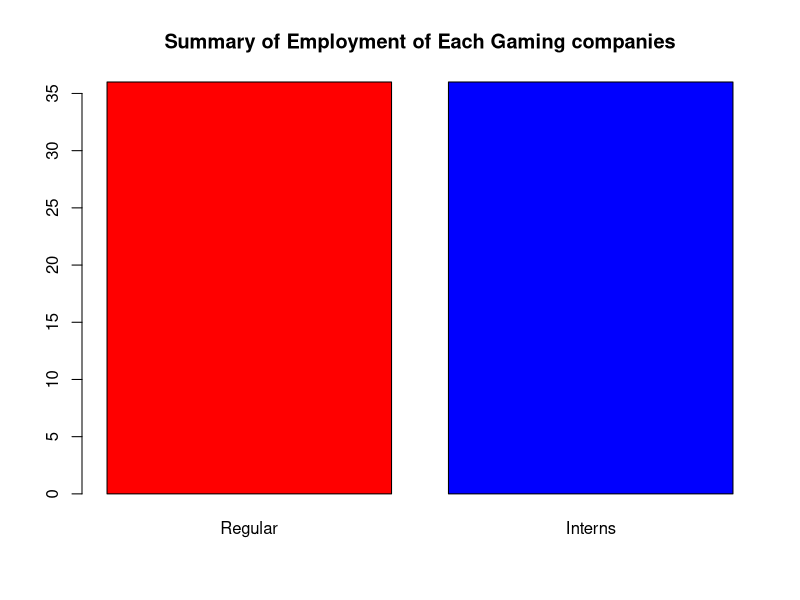
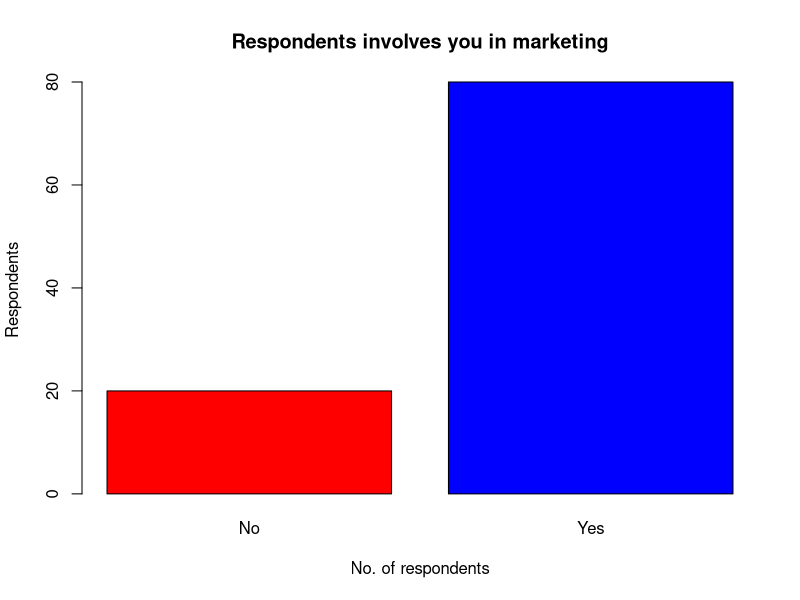
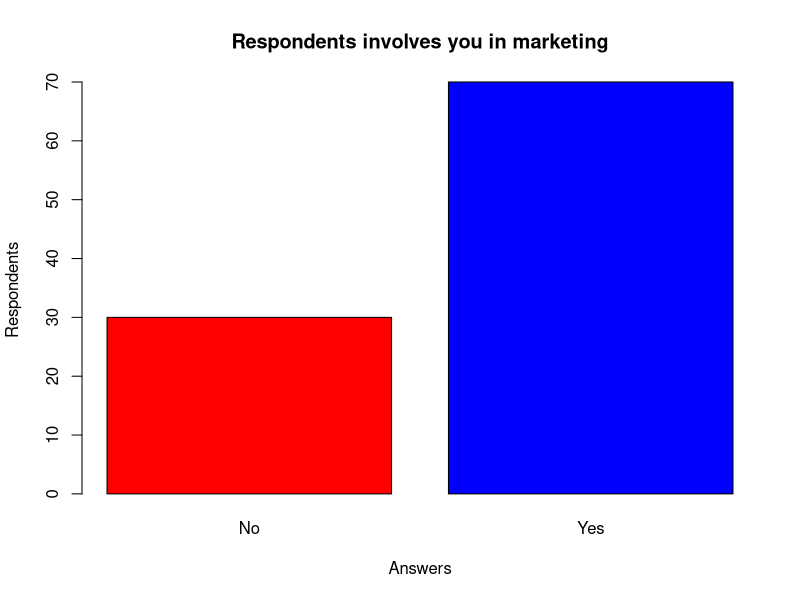

These charts were generated, in order, by the following R code: (Note: this script raises an error after producing the figures.)
###
#title: ASO exploratory data comparison
#       #The data is a draft of testing different ASO techniques to understand which strategy is better to improve a 
#       game's visibility in Google and iOS.  ANOVA, Tukey,
        #and difference in means are deployed in the code after comparing the observed data to expected data of 100. 
#author: "Mousaidna Rosario"
###



reg <- c(3,4,5,3,2,4,3,3,5,4)
intern <- c(4,3,4,2,4,3,4,5,4,3)

employees <- matrix(cbind(reg, intern), ncol =2
       )

colnames(employees) <- c('Regular',"Interns" )

employees<- as.data.frame(employees)

barplot(colSums(employees),main='Summary of Employment of Each Gaming companies', col=c("red", "blue"))



Marketing.app <- c('Yes','No','No','Yes','Yes','Yes','Yes','Yes')



d <- replicate(10,
               {
                 c('Yes','No','No','Yes','Yes','Yes','Yes','Yes',"Yes",'Yes' )
               })

barplot(table(d), main= "Respondents involves you in marketing", col=c("red", "blue"), ylab="Respondents"
        ,xlab="No. of respondents")


dt <- table(d)

dt/sum(dt)


ASO.user <- c('Yes','No','No','Yes','Yes','Yes','Yes','Yes','Yes','Yes')

at <- table(ASO.user)

a.user <- sample(c("No","Yes"), 100, replace=TRUE,prob = at/sum(at))

barplot(table(a.user), main="Respondents involves you in marketing", ylab="Respondents"
        ,xlab="Answers"
        ,col= c("red","blue"))


######### What makes your game unique among other apps?

#colors
install.packages("RColorBrewer")
library("RColorBrewer")

install.packages("wesanderson")
library(?wesanderson)
unique <- c("Design","Design","Others","Level of Difficulty","Level of Difficulty","Level of Difficulty","Level of Difficulty"
            ,"Community and user interaction","Fun","Fun")

u1 <- replicate(10,
                {
                  unique
                })

x <-c("Eye catching graphics", "Level of Difficulty","Community","Fun","Design and responsiveness","Others")

table(u1)

colnames(u1) <- c("Graphics", "Difficulty","User Interaction","Fun","Design","Others")
rownames(u1) <- "Respondents"



du1 <- table(u1)

u/sum(u)*100
u <- matrix(rowSums(u1), ncol=6)
cols = c("blue", "red","orange","green","purple","light blue")
pal <- colorRampPalette(colors = c("lightblue", "blue"))(6)

barplot(du1, col=heat.colors(6), main ="What makes your Game app unique", xlab="Uniqueness",ylab="Respondents")

display.brewer.all() 

barplot(1:5, col=heat.colors(5))

barplot(du1 , main="What make your app unique",  col = pal)

legend.text = c("raphics", "Difficulty","User Interaction","Fun","Design","Others")
args.legend = list('topright')


#challenges as a company

na <- c(5,5,5,5,4,3,3,2)

table(na)

na.dup <- replicate(10,
               {
                 na
               })

table(na.dup)

no.attn <- matrix(rowSums(na.dup), ncol=5)

barplot(table(na.dup), main= "Challenges you face as a gaming company:\n No attention in the app", 
        col=heat.colors(),xlab="Rating",ylab="Respondents")


#lack of fund


lf <- c(5,5,5,5,4,4,4,3)

lf.dup <- replicate(10,
                    {
                      lf
                    })

table(lf.dup)

barplot(table(lf.dup), main= "Challenges you face as a gaming company:\n Lack of Fund", 
        col=rainbow(5),xlab="Rating",ylab="Respondents")


#Project Management Skills



pm <- c(5,3,3,3,3,3,2,1)

pm.dup <- replicate(10,
                    {
                      pm
                    })

table(pm.dup)

barplot(table(pm.dup), main= "Challenges you face as a gaming company:\n Lack of Project Management Skills", 
       col=rainbow(5),xlab="Rating",ylab="Respondents")



#Project Management Skills


ue <- c(4,4,4,3,2,2,2,1)

ue.dup <- replicate(10,
                    {
                      ue
                    })

table(ue.dup)

barplot(table(ue.dup), main= "Challenges you face as a gaming company:\n User Engagement & Loyalty", 
        col=rainbow(5),xlab="Rating",ylab="Respondents")


###

unique <- c(0,2, 1, 3,1,1)
u1 <- replicate(10,
                {
                  unique
                })

u <- matrix(rowSums(u1), ncol=6)

colnames(u) <- c("Graphics", "Difficulty","User Interaction","Fun","Design","Others")
rownames(u) <- "Respondents"
pal <- colorRampPalette(colors = c("lightblue", "blue"))(6)


colnames(u) <- c("Graphics", "Difficulty","User Interaction","Fun","Design","Others")
rownames(u) <- "Respondents"
pal <- colorRampPalette(colors = c("lightblue", "blue"))(6)

barplot(as.vector(u) , main="What makes the your app unique",  col = heat.colors(6),
names.arg = c("Graphics", "Difficulty","User Interaction","Fun","Design","Others") )

### rating 5
rating.5 <-c("No attention in the platform","No attention in the platform",
"No attention in the platform","No attention in the platform","Lack Of fund","Lack Of fund"
,"Lack Of fund","Lack Of fund","Project Mngmnt Skills", "Not getting right human resources",
"Lack of knowledge in branding and promotion")

table(rating.5)

rating5 <- c(4,4,1,0,1,1)

r5.dup <- replicate(10,
                {
                  rating5
                })

ru <- matrix(rowSums(r5.dup), ncol=6)

colnames(ru) <- c("No attention in the platform","Lack Of fund","Project Mngmnt Skills","User loyalty",
                  "Not getting right human resources",
                  "Lack of knowledge in branding and promotion")

rownames(ru) <- "Respondents"


barplot(as.vector(ru) , main="What makes the your app unique: 5-Rating",col = c("blue","red","orange","green",'purple','yellow'),
        names.arg = c("No attention in the platform","Lack Of fund","Project Mngmnt Skills","User loyalty",
                      "Not getting right\n human resources",
                      "Lack knowledge \n in branding/promo") )

summary(ru)


###

rating4 <- c(1,3,0,3,3,4)

r4.dup <- replicate(10,
                    {
                      rating4
                    })



r4 <- matrix(rowSums(r4.dup), ncol=6)

colnames(r4) <- c("No attention in the platform","Lack Of fund","Project Mngmnt Skills","User loyalty",
                  "Not getting right human resources",
                  "Lack of knowledge in branding and promotion")
rownames(r4) <- "Respondents"


barplot(as.vector(r4) , main="What makes the your app unique: 4-Rating",col = c("blue","red","orange","green",'purple','yellow'),
        names.arg = c("No attention in the platform","Lack Of fund","Project Mngmnt Skills","User loyalty",
                      "Not getting right\n human resources",
                      "Lack knowledge \n in branding/promo") )


### r3


rating3 <- c(2,1,5,1,2,2)

r3.dup <- replicate(10,
                    {
                      rating3
                    })



r3 <- matrix(rowSums(r3.dup), ncol=6)

colnames(r3) <- c("No attention in the platform","Lack Of fund","Project Mngmnt Skills","User loyalty",
                  "Not getting right human resources",
                  "Lack of knowledge in branding and promotion")
rownames(r3) <- "Respondents"


barplot(as.vector(r3) , main="What makes the your app unique: 3-Rating",   col = c("blue","red","orange","green",'purple','yellow'),
        names.arg = c("No attention in the platform","Lack Of fund","Project Mngmnt Skills","User loyalty",
                      "Not getting right\n human resources",
                      "Lack knowledge \n in branding/promo") )

#rating 2

rating2 <- c(1,0,1,3,0,0)

r2.dup <- replicate(10,
                    {
                      rating2
                    })



r2 <- matrix(rowSums(r2.dup), ncol=6)

colnames(r2) <- c("No attention in the platform","Lack Of fund","Project Mngmnt Skills","User loyalty",
                  "Not getting right human resources",
                  "Lack of knowledge in branding and promotion")
rownames(r2) <- "Respondents"

summary(r2)

barplot(as.vector(r2) , main="What makes the your app unique: 2-Rating",  col = c("blue","red","orange","green",'purple','yellow'),
        names.arg = c("No attention in the platform","Lack Of fund","Project Mngmnt Skills","User loyalty",
                      "Not getting right\n human resources",
                      "Lack knowledge \n in branding/promo") )


#rating 1

rating1 <- c(0,0,1,1,2,1)

r1.dup <- replicate(10,
                    {
                      rating1
                    })



r1 <- matrix(rowSums(r1.dup), ncol=6)

colnames(r1) <- c("No attention in the platform","Lack Of fund","Project Mngmnt Skills","User loyalty",
                  "Not getting right human resources",
                  "Lack of knowledge in branding and promotion")
rownames(r1) <- "Respondents"


barplot(as.vector(r1) , main="What makes the your app unique: 1-Rating",  col = c("blue","red","orange","green",'purple','yellow'),
        names.arg = c("No attention in the platform","Lack Of fund","Project Mngmnt Skills","User loyalty",
                      "Not getting right\n human resources",
                      "Lack knowledge \n in branding/promo") )


par(mfrow=c(3,2))


No.attention <- replicate(10,
                    {
                       c(5,5,5,5,4,3,3,2)
                    })

#No.attention <- table(No.attention)

Lack.of.fund <- replicate(10,
                          {
                            c(5,5,5,5,4,4,4,3)
                          })

#Lack.of.fund <- table(Lack.of.fund)

Proj.Mngmt.Skills <- replicate(10,
                          {
                            c(4,4,4,3,2,2,2,1)
                          })

#Proj.Mngmt.Skills <- table(Proj.Mngmt.Skills)

User.loyalty <- replicate(10,
                               {
                                 c(5,3,3,3,3,3,2,1)
                               })

#User.loyalty <- table(User.loyalty)


Right.HR <- replicate(10,
                          {
                            c(5,3,3,3,3,3,2,1)
                          })

#Right.HR <- table(Right.HR)

lack.knowledge.branding.promo <- replicate(10,
                      {
                        c(5,3,3,3,3,3,2,1)
                      })

#lack.knowledge.branding.promo <- table(lack.knowledge.branding.promo)


No.attention <- c(5,5,5,5,4,3,3,2)
Lack.of.fund <- c(5,5,5,5,4,4,4,3)
Proj.Mngmt.Skills <- c(5,3,3,3,3,3,2,1)
User.loyalty <- c(4,4,4,3,2,2,2,1)
Right.HR <- c(5,4,4,4,3,3,1,1)
lack.knowledge.branding.promo <- c(5,4,4,4,4,3,3,1)



n.attn <- table(c(5,5,5,5,4,3,3,2))

no.attention <- sample(c(2:5), 100, replace=TRUE,prob = n.attn/sum(n.attn))


lof <- table(c(5,5,5,5,4,4,4,3))

Lack.of.fund <- sample(c(3:5), 100, replace=TRUE,prob = lof/sum(lof))


pms <- table(c(5,3,3,3,3,3,2,1))

Proj.Mngmt.Skills <- sample(c(1,2,3,5), 100, replace=TRUE,prob = pms/sum(pms))


ul <- table(c(4,4,4,3,2,2,2,1))

User.loyalty <- sample(c(1:4), 100, replace=TRUE,prob = ul/sum(ul))


rhr <- table(c(5,4,4,4,3,3,1,1))
Right.HR <- sample(c(1,3,4,5), 100, replace=TRUE,prob = rhr/sum(rhr))


lbp <- table(c(5,4,4,4,4,3,3,1))

lack.knowledge.branding.promo <-sample(c(1,3,4,5), 100, replace=TRUE,prob = lbp/sum(lbp))

cgrp <- data.frame(cbind(no.attention,Lack.of.fund,Proj.Mngmt.Skills,User.loyalty,Right.HR,lack.knowledge.branding.promo))


stacked.grp <- stack(cgrp)
head(stacked.grp)
summary(cgrp)

plot(values~ind, data=stacked.grp, ylab = "Rating", xlab=" Top challenges of gaming company")

barplot(colMeans(cgrp[sapply(cgrp, is.numeric)]),col=heat.colors(6), ylim=c(0,5),ylab="Ratings", 
        xlab="ASO strategies", main="Mean of the top challenges of a gaming company")



anova.result <- aov(values ~ ind, data=stacked.grp)

summary(anova.result)

#percentage is organic install

organic <-c(100,100,90,90,90,80,70,60,40,0)

organic.ins <- replicate(10,
                {
                  organic
                })

u <- matrix(rowSums(u1), ncol=6)

colnames(u) <- c("Graphics", "Difficulty","User Interaction","Fun","Design","Others")
rownames(u) <- "Respondents"
pal <- colorRampPalette(colors = c("lightblue", "blue"))(6)


colnames(u) <- c("Graphics", "Difficulty","User Interaction","Fun","Design","Others")
rownames(u) <- "Respondents"
pal <- colorRampPalette(colors = c("lightblue", "blue"))(6)

barplot(as.vector(u) , main="What makes the your app unique",  col = heat.colors(6),
        names.arg = c("Graphics", "Difficulty","User Interaction","Fun","Design","Others") )

org <- table(c(0,40,60,70,80,90,90,90,100,100))

org.ins <- sample(c(0,40,60,70,80,90,100), 100, replace=TRUE,prob = org/sum(org))

plot(table(org.ins), type="o", main="Organic install percentage of the app", ylab="Respondents",xlab="Percentage"
        ,col= "blue")
a <- mean(org.ins)
abline(v=a,  col = 'purple', lwd = 2,lty=2)
legend(x = 40, y = 25, col = 'purple', lwd = 2, lty = 2,
       bty = 'n', cex = 0.9,
       'Mean Organic\ninstalls')


## Do you use ASO techniques to increase your visibility on Google Play or iOS?

ASO.user <- c("Yes","Yes","Yes","Yes","Yes","Yes","Yes","Yes","Yes","No")

at <- table(ASO.user)

a.user <- sample(c("No","Yes"), 100, replace=TRUE,prob = at/sum(at))

barplot(table(a.user), main="Use ASO techniques to increase your visibility on Google Play or iOS", ylab="Respondents"
        ,xlab="Answer"
        ,col= c("red","blue"))


## start applying ASO to your game app?

aso.start <- c("During app planning and creation","During app planning and creation","During app planning and creation",
              "Before release to the app platforms","Before release to the app platforms","Before release to the app platforms",
              "Before release to the app platforms","After release, then we do optimisation","After release, then we do optimisation"
              ,"After release, then we do optimisation")

as <- table(aso.start)


a.start <- sample(c("During app planning\n and creation","Before release to\n the app platforms","After release, then\n we do optimisation"),
                  100, replace=TRUE,prob = as/sum(as))

barplot(table(a.start), main="When do users start applying ASO to your game app?", ylab="Respondents"
        ,xlab="Answers"
        ,col= heat.colors(3), ylim=c(0,40))

table(a.start)/sum(table(a.start))*100

##How do you get ASO done

aso.done <- c("We do it ourselves","We do it ourselves","We do it ourselves","We do it ourselves","We do it ourselves"
              ,"We purchase ASO from a consultant","We use ASO tools w/ advertisements","We use ASO tools w/ advertisements"
              ,"We use ASO tools w/ advertisements","We use ASO tools w/ advertisements")

ad <- table(aso.done)

a.done <- sample(c("We do it ourselves","We purchase ASO from a consultant","We use ASO tools w/ \nadvertisements"),
                  100, replace=TRUE,prob = ad/sum(ad))

barplot(table(a.done), main="How do you get ASO done?", ylab="Respondents"
        ,xlab="Answers"
        ,col= heat.colors(3))


table(a.done)/sum(table(a.done))*100

#What kind of lift do you get from app store optimization?


aso.lift <- table(c(0,20,30,40,40,50,50,50,60,90))
a.lift <- sample(c(0,20,30,40,50,60,90), 100, replace=TRUE,prob = aso.lift/sum(aso.lift))

m.lift <- mean(a.lift)
plot(table(a.lift), type="o", main="What kind of lift do you get from app store optimization?", ylab="Respondents"
        ,xlab="Answers"
        ,col= "blue",xlim=c(0,100) )

abline(v=m.l,  col = 'purple', lwd = 2,lty = 3)
legend(x = 70, y = 25, col = 'purple', lwd = 2, lty = 2,
       bty = 'n', cex = 0.9,
       'Mean lift\nwhen using ASO')


##Using ASO techniques, what is your app abandonment rate after 1 week?

aso.abnd <- table(c(20,40,50,50,50,50,60,70,80,90))
a.abnd <- sample(c(20,40,50,60,70,80,90), 100, replace=TRUE,prob = aso.abnd/sum(aso.abnd))

m.l.abdn <- mean(a.abnd)
plot(table(a.abnd), type="o", main="What is your app abandonment rate after 1 week after using ASO?", ylab="Respondents"
     ,xlab="Answers"
     ,col= "blue",xlim=c(0,100) )

abline(v=m.l,  col = 'purple', lwd = 2,lty = 3)
legend(x = 70, y = 25, col = 'purple', lwd = 2, lty = 2,
       bty = 'n', cex = 0.9,
       'Mean after ASO\nabandonment')

avl <- data.frame(cbind(m.lift,m.l.abdn ))

avl <- data.frame(cbind(a.lift,a.abnd ))

head(avl)
summary(avl)

plot(avl)#, xlim = c(0, 160), ylim = c(0, 170))
abline(coef = c(0, 1), col = 'purple')

grid()

m <- lm(avl$a.abnd ~ avl$a.lift)
m

abline(m, col = 'red')


##  ASO techniques give you edge among other gaming apps

vs <- table(c(5,5,5,5,5,4,3,3,2,1))

visibility <- sample(c(1:5), 100, replace=TRUE,prob = vs/sum(vs))


r.d <- table(c(5,5,4,4,4,4,4,3,3,2))

User.satisfaction <- sample(c(2:5), 100, replace=TRUE,prob = r.d/sum(r.d))


loy <- table(c(5,5,5,4,4,4,3,3,2,2))

loyalty <- sample(c(1,2,3,5), 100, replace=TRUE,prob = loy/sum(loy))


gpc <- table(c(5,5,5,5,4,4,4,4,4,3))

graphics <- sample(c(3:5), 100, replace=TRUE,prob = gpc/sum(gpc))



ASO.cri <- data.frame(cbind(visibility,User.satisfaction,loyalty,graphics))

stacked.aso.grp <- stack(ASO.cri)
head(stacked.aso.grp)
summary(ASO.cri)

#bartlett.test(values~ind, data=stacked.aso.grp)

plot(values~ind, data=stacked.aso.grp, ylab = "Rating", xlab=" ASO techniques for gaming apps")

#get the mean of each column
barplot(colMeans(ASO.cri[sapply(ASO.cri, is.numeric)]),col=heat.colors(4), ylim=c(0,5),ylab="Ratings", 
        xlab="ASO criteria", main="Mean of each ASO Criteria that give edge among other game apps")


am <- lm(values~as.factor(ind), data=stacked.aso.grp)
plot(am)
am.r <- aov(am)
am.r <- aov(values ~ ind, data=stacked.aso.grp)
summary(stacked.asoc.mvmt)

#posttest whch group has different means

TukeyHSD(aov(am.r))

##  ASO techniques make you consistently visible to the customer

cvs <- table(c(5,5,5,4,4,3,3,3,3,1))

visibility <- sample(c(1,3,4,5), 100, replace=TRUE,prob = cvs/sum(cvs))


c.r.d <- table(c(5,5,5,5,4,4,4,4,3,3))

User.satisfaction <- sample(c(3:5), 100, replace=TRUE,prob = c.r.d/sum(c.r.d))


c.loy <- table(c(5,5,5,5,4,4,3,3,3,2))

loyalty <- sample(c(2:5), 100, replace=TRUE,prob = c.loy/sum(c.loy))


c.gpc <- table(c(5,5,5,5,4,4,4,4,4,3))

graphics <- sample(c(3:5), 100, replace=TRUE,prob = c.gpc/sum(c.gpc))




aso.cons <- data.frame(cbind(visibility,User.satisfaction,loyalty,graphics))

stacked.aso.cons <- stack(aso.cons)
summary(aso.cons)

#get the mean of each column
barplot(colMeans(aso.cons[sapply(aso.cons, is.numeric)]),col=heat.colors(4), ylim=c(0,5),ylab="Ratings", 
        xlab="ASO criteria", main="Mean of each ASO Criteria that makes an app consistent")

am <- lm(values~as.factor(ind), data=stacked.aso.cons)
plot(am)
am.r <- aov(am)
am.r <- aov(values ~ ind, data=stacked.aso.cons)

summary(stacked.asoc.mvmt)

#posttest whch group has different means

t <- TukeyHSD(aov(am.r))

par(mar=c(2,11,5,0.5), cex=.7)
plot(t, las=1)

##  ASO factors dramatically show movement (whether decrease or increase) when optimized?

a.name <- table(c(5,5,5,4,4,4,4,4,3,3))

app.name <- sample(c(3:5), 100, replace=TRUE,prob = a.name/sum(a.name))


a.desc <- table(c(5,4,4,4,4,4,3,2))

app.description <- sample(c(2:5), 100, replace=TRUE,prob = a.desc/sum(a.desc))


sc <- table(c(5,5,5,4,4,4,4,2,2,2))

screenshot <- sample(c(2,4,5), 100, replace=TRUE,prob = sc/sum(sc))


vid <- table(c(5,5,5,5,4,4,4,4,4,3))

video <- sample(c(3:5), 100, replace=TRUE,prob = vid/sum(vid))



ic <- table(c(5,5,4,4,4,4,4,4,3,3))

icon <- sample(c(3,4,5), 100, replace=TRUE,prob = ic/sum(ic))


rado <- table(c(5,5,5,5,4,4,4,3,3,3))

ratings.downloads <- sample(c(3:5), 100, replace=TRUE,prob = rado/sum(rado))



ASO.movement <- data.frame(cbind(app.name,app.description,screenshot,video,icon,ratings.downloads))

stacked.asoc.mvmt <- stack(ASO.movement)
summary(ASO.movement)

plot(values~ind, data=stacked.asoc.mvmt, ylab = "Rating", xlab="ASO techniques that cause immediate movement on downloads\n(either increase or decrease)")

#get the mean of each column
barplot(colMeans(ASO.movement[sapply(ASO.movement, is.numeric)]),col=heat.colors(6), ylim=c(0,5),ylab="Ratings", 
        xlab="ASO strategies", main="Mean of ASO techniques that cause immediate movement on downloads\n(either increase or decrease")


analysis.movement <- lm(values~as.factor(ind), data=stacked.asoc.mvmt)
plot(analysis.movement)
anova.result <- aov(analysis.movement)
anova.result <- aov(values ~ ind, data=stacked.asoc.mvmt)
summary(stacked.asoc.mvmt)

#posttest whch group has different means

TukeyHSD(aov(analysis.movement))


# How often do you optimize keywords?

opt <- c("Often", "During release only", "During release only", "During release only"
         ,"According to the keyword trend","According to the keyword trend","According to the keyword trend"
         ,"I seldom update my app's keywords","I seldom update my app's keywords","I seldom update my app's keywords")

opt.aso <- table(opt)

o.aso <- sample(c("Often", "During release only","According to the keyword trend"
                   ,"I seldom update my app's keywords"), 100, replace=TRUE,prob = opt.aso/sum(opt.aso))

barplot(table(o.aso), main="How often do you optimize keywords?", ylab="Respondents"
        ,xlab="Answers"
        ,col= heat.colors(4))

## what is the most challenging to optimize

a.name <- table(c(5,5,5,5,5,4,4,4,3,1))

app.name <- sample(c(1,3,4,5), 100, replace=TRUE,prob = a.name/sum(a.name))


a.desc <- table(c(5,5,5,5,5,4,4,4,4,3))

app.description <- sample(c(3:5), 100, replace=TRUE,prob = a.desc/sum(a.desc))


sc <- table(c(5,4,4,4,3,3,3,2,2,2))

screenshot <- sample(c(2:5), 100, replace=TRUE,prob = sc/sum(sc))


vid <- table(c(5,4,4,4,4,3,3,3,3,3))

video <- sample(c(3:5), 100, replace=TRUE,prob = vid/sum(vid))



ic <- table(c(5,5,4,4,4,4,4,3,3,2))

icon <- sample(c(2:5), 100, replace=TRUE,prob = ic/sum(ic))


rado <- table(c(5,5,5,5,4,4,2,2,2,1))

ratings.downloads <- sample(c(1,2,4,5), 100, replace=TRUE,prob = rado/sum(rado))



ASO.challenging <- data.frame(cbind(app.name,app.description,screenshot,video,icon,ratings.downloads))

stacked.asoc.challenging <- stack(ASO.challenging)
summary(ASO.challenging)

#get the mean of each column
barplot(colMeans(ASO.challenging[sapply(ASO.challenging, is.numeric)]),col=heat.colors(4), ylim=c(0,5),ylab="Ratings", 
        xlab="ASO strategies", main="Mean of Hard to optimize ASO techniques")



## what is the most important to optimize

a.name <- table(c(5,5,5,5,4,4,3,3,2,1))

app.name <- sample(c(1:5), 100, replace=TRUE,prob = a.name/sum(a.name))


a.desc <- table(c(4,4,4,4,4,4,4,3,3,2))

app.description <- sample(c(2:4), 100, replace=TRUE,prob = a.desc/sum(a.desc))


sc <- table(c(5,5,5,5,5,5,4,4,3,2))

screenshot <- sample(c(2:5), 100, replace=TRUE,prob = sc/sum(sc))


vid <- table(c(5,5,5,5,4,4,4,4,4,3))

video <- sample(c(3:5), 100, replace=TRUE,prob = vid/sum(vid))



ic <- table(c(5,5,5,5,5,4,3,3,3,2))

icon <- sample(c(2:5), 100, replace=TRUE,prob = ic/sum(ic))


rado <- table(c(5,5,5,5,4,4,3,3,2,2))

ratings.downloads <- sample(c(2:5), 100, replace=TRUE,prob = rado/sum(rado))



ASO.impt <- data.frame(cbind(app.name,app.description,screenshot,video,icon,ratings.downloads))

stacked.asoc.impt <- stack(ASO.impt)
summary(ASO.impt)

#get the mean of each column
barplot(colMeans(ASO.impt[sapply(ASO.impt, is.numeric)]),col=heat.colors(6), ylim=c(0,5),ylab="Ratings", 
        xlab="ASO strategies", main="Mean of Most important to optimize ASO techniques")


# How often do you optimize graphics?

opt.g <- c("I seldom update my app's keywords","I seldom update my app's keywords",
         "I seldom update my app's keywords","I seldom update my app's keywords",
         "Often", "During release only", "During release only"
         ,"According to the keyword trend","According to the keyword trend","According to the keyword trend")

opt.g.aso <- table(opt.g)

o.aso <- sample(c("According to the keyword trend","During release only",
                  "I seldom update my app's keywords","Often"), 100, replace=TRUE,prob = opt.g.aso/sum(opt.g.aso))

barplot(table(o.aso), main="How often do you optimize graphics?", ylab="Respondents"
        ,xlab="Answers"
        ,col= heat.colors(4))
